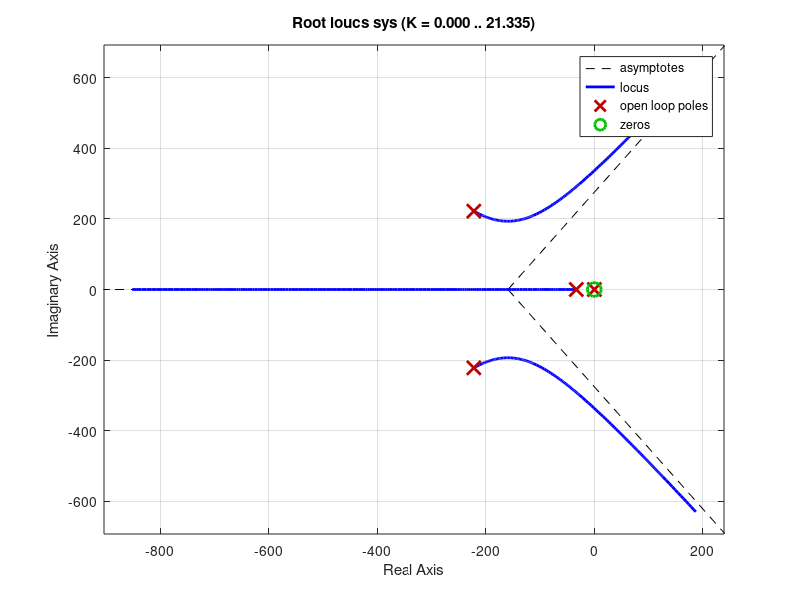

MATLAB code to generate this figure: (Note: this script raises an error after producing the figure.)
%{
Laboratorio 1 22/3/2022

______________ESERCIZIO 2_________________
%}
s=tf('s');
km = 5.2;
Tm = 0.03;
P1=km/(Tm*s + 1); %sysP1
P=1/s *P1;        %sysP
%{
P = 
      5.2
  ------------
  0.03 s^2 + s
%}

%{
_____________________________PUNTO 1_______________________________________
%}
T =1/(2*pi*50);
omegac = 2*pi*50;
delta = 1/sqrt(2);
H2= (omegac^2*s)/(s^2+2*delta*omegac*s +omegac^2); %sysH
%{
H2 = 
         9.87e04 s
  -----------------------
  s^2 + 444.3 s + 9.87e04
%}
k=1;
C=k;
omegaStar=2;
n=0;
d=0;
sys=C*P*H2; %sysL

figure;
rlocus(sys);


%{
_____________________________PUNTO 2_______________________________________
%}
%   conversion gains
rads2rpm = 60/2/pi;
rpm2rads = 2*pi/60;


kStar=3;
k=kStar/4;
C=k;
%{
C =
    0.7500
%}
t=0:1*10^-4:0.1;
speed=300; %speed in [rpm]
speed=speed*rpm2rads;
omegaStar=ones(1, length(t))*speed;
n=0;
d=0;
x0=0;
%Y=  (omegaStar*C- n*H2*C+d)*P/(1+H2*C*P);

%   closed-loop tf from ref (w^*) to actual speed (w)
YrefToAct=feedback(C*P1, 1/s*H2);

%   closed-loop tf from ref (w^*) to measured speed (w_m)
YrefToMes = feedback(C*P*H2, 1);

%   closed-loop tf from ref (w^*) to control command (u)
YrefToContr = feedback(C, P*H2);

Y = feedback( C* (d+ P), H2);
figure;
out=lsim(YrefToAct, omegaStar, t, x0)*rads2rpm;
plot(t, out, 'r')
legend("closed-loop tf from ref (w^*) to actual speed (w)");
xlabel("time [s]");
ylabel("speed [rpm]");


%{

%   time array
t = linspace(0, 0.3, 200);

%   actual speed response 
opt = stepDataOptions('InputOffset', 0, 'StepAmplitude', 300*rpm2rads);
w = step(sysT, t, opt);

%   measured speed response
wm = step(sysCPHS, t, opt);

%   control command response
u = step(sysCS, t, opt);

%   plot results
figure; 
subplot(2,1,1)
plot(t, w*rads2rpm, 'b');
hold on;
plot(t, wm*rads2rpm, 'r');
plot([t(1), t(end)], [300, 300], 'k--');
legend('w', 'wm', 'wref');
grid on;
xlabel('Time [s]');
ylabel('Speed [rpm]');
ylim([0, 500]);

subplot(2,1,2);
plot(t, u, 'b');
grid on;
xlabel('Time [s]');
ylabel('Control command [V]');
%}